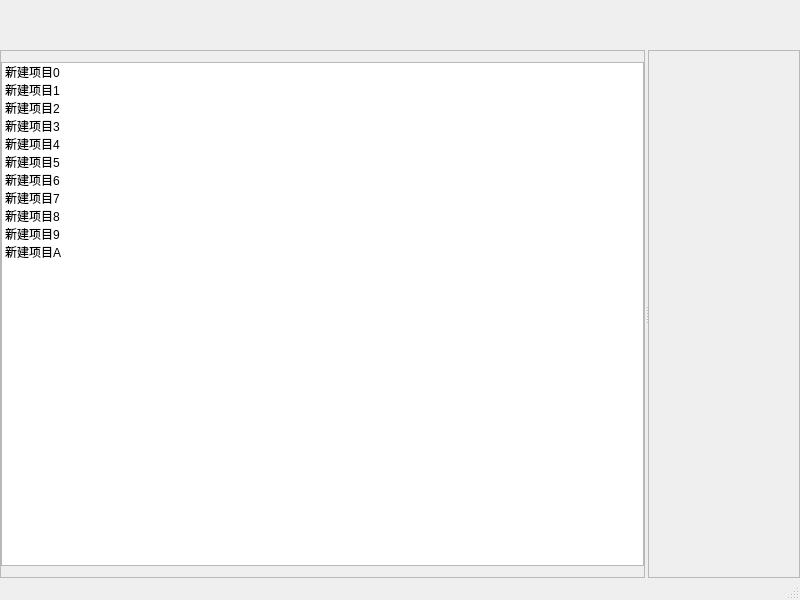
<?xml version="1.0" encoding="UTF-8"?>
<ui version="4.0">
 <class>MainWindow</class>
 <widget class="QMainWindow" name="MainWindow">
  <property name="geometry">
   <rect>
    <x>0</x>
    <y>0</y>
    <width>800</width>
    <height>600</height>
   </rect>
  </property>
  <property name="windowTitle">
   <string>MainWindow</string>
  </property>
  <property name="styleSheet">
   <string notr="true">/*定义全局滚动条样式*/
	
 QScrollBar:vertical {
     border: 0px;
     width: 15px;
 }

 

 QScrollBar::handle:vertical {
     background: rgba(69,124,216,150);
    
 }
 

 
 QScrollBar::add-line:vertical {
     border: 0px;
     height: 0px;
 }

 QScrollBar::sub-line:vertical {
     border:0px;
     height: 0px;
 }
 QScrollBar::up-arrow:vertical, QScrollBar::down-arrow:vertical {
     border: 0px;
 }

 QScrollBar::add-page:vertical, QScrollBar::sub-page:vertical {
     background: rgba(0,0,0,0);
 }

/********************************/
 
 QScrollBar:horizontal {
     border: 0px;
     height: 15px;
 }


 QScrollBar::handle:horizontal {
     background: rgba(69,124,216,150);
     min-width: 20px;
 }

 
 QScrollBar::add-line:horizontal {
     border: 0px;
     width: 0px;
 }

 QScrollBar::sub-line:horizontal {
     border:0px;
     width: 0px;
 }
 QScrollBar::up-arrow:horizontal, QScrollBar::down-arrow:horizontal {
     border: 0px;
 }

 QScrollBar::add-page:horizontal, QScrollBar::sub-page:horizontal {
     background: rgba(0,0,0,0);
 }


 
/*滚动条样式定义结束*/


#top_widget{
	 
	background-color: rgb(87, 137, 220);
}

#left_scrollArea,#right_scrollArea{
	border:0px;
}

#left_scrollArea QWidget{
	background-color: rgb(246, 246, 246);
}

#left_scrollArea QListWidget{
	 border:none;
}

#left_scrollArea QListWidget::item{
	padding:9px 5px 9px 20px;
	border:0px;
	color: rgb(144, 144, 144);
}

#left_scrollArea QListWidget::item:hover{
	background-color:rgb(232, 232, 232);
	border-left:3px solid rgb(69,124,216);
	padding:5px 5px 5px 17px;
	
}

#left_scrollArea QListWidget::item:selected{
	 
	background-color:rgb(238, 238, 238);
	border-left:3px solid  rgb(69,124,216);
	padding:5px 5px 5px 17px;
	color:rgb(69,124,216);
}

#right_scrollArea &gt; QWidget{
	background-color: rgb(255, 255, 255);
}</string>
  </property>
  <widget class="QWidget" name="centralWidget">
   <layout class="QVBoxLayout" name="verticalLayout" stretch="0,1">
    <property name="spacing">
     <number>0</number>
    </property>
    <property name="leftMargin">
     <number>0</number>
    </property>
    <property name="topMargin">
     <number>0</number>
    </property>
    <property name="rightMargin">
     <number>0</number>
    </property>
    <property name="bottomMargin">
     <number>0</number>
    </property>
    <item>
     <widget class="QWidget" name="top_widget" native="true">
      <property name="minimumSize">
       <size>
        <width>0</width>
        <height>50</height>
       </size>
      </property>
     </widget>
    </item>
    <item>
     <widget class="QWidget" name="bottom_widget" native="true">
      <layout class="QHBoxLayout" name="horizontalLayout">
       <property name="spacing">
        <number>0</number>
       </property>
       <property name="leftMargin">
        <number>0</number>
       </property>
       <property name="topMargin">
        <number>0</number>
       </property>
       <property name="rightMargin">
        <number>0</number>
       </property>
       <property name="bottomMargin">
        <number>0</number>
       </property>
       <item>
        <widget class="QSplitter" name="splitter">
         <property name="cursor">
          <cursorShape>ArrowCursor</cursorShape>
         </property>
         <property name="orientation">
          <enum>Qt::Horizontal</enum>
         </property>
         <property name="handleWidth">
          <number>3</number>
         </property>
         <property name="childrenCollapsible">
          <bool>true</bool>
         </property>
         <widget class="QScrollArea" name="left_scrollArea">
          <property name="minimumSize">
           <size>
            <width>150</width>
            <height>0</height>
           </size>
          </property>
          <property name="verticalScrollBarPolicy">
           <enum>Qt::ScrollBarAsNeeded</enum>
          </property>
          <property name="sizeAdjustPolicy">
           <enum>QAbstractScrollArea::AdjustIgnored</enum>
          </property>
          <property name="widgetResizable">
           <bool>true</bool>
          </property>
          <widget class="QWidget" name="scrollAreaWidgetContents">
           <property name="geometry">
            <rect>
             <x>0</x>
             <y>0</y>
             <width>677</width>
             <height>528</height>
            </rect>
           </property>
           <layout class="QVBoxLayout" name="verticalLayout_2">
            <property name="leftMargin">
             <number>0</number>
            </property>
            <property name="rightMargin">
             <number>0</number>
            </property>
            <item>
             <widget class="QListWidget" name="listWidget">
              <property name="focusPolicy">
               <enum>Qt::NoFocus</enum>
              </property>
              <property name="sizeAdjustPolicy">
               <enum>QAbstractScrollArea::AdjustToContents</enum>
              </property>
              <item>
               <property name="text">
                <string>新建项目0</string>
               </property>
              </item>
              <item>
               <property name="text">
                <string>新建项目1</string>
               </property>
              </item>
              <item>
               <property name="text">
                <string>新建项目2</string>
               </property>
              </item>
              <item>
               <property name="text">
                <string>新建项目3</string>
               </property>
              </item>
              <item>
               <property name="text">
                <string>新建项目4</string>
               </property>
              </item>
              <item>
               <property name="text">
                <string>新建项目5</string>
               </property>
              </item>
              <item>
               <property name="text">
                <string>新建项目6</string>
               </property>
              </item>
              <item>
               <property name="text">
                <string>新建项目7</string>
               </property>
              </item>
              <item>
               <property name="text">
                <string>新建项目8</string>
               </property>
              </item>
              <item>
               <property name="text">
                <string>新建项目9</string>
               </property>
              </item>
              <item>
               <property name="text">
                <string>新建项目A</string>
               </property>
              </item>
             </widget>
            </item>
           </layout>
          </widget>
         </widget>
         <widget class="QScrollArea" name="right_scrollArea">
          <property name="sizeAdjustPolicy">
           <enum>QAbstractScrollArea::AdjustToContents</enum>
          </property>
          <property name="widgetResizable">
           <bool>true</bool>
          </property>
          <widget class="QWidget" name="scrollAreaWidgetContents_2">
           <property name="geometry">
            <rect>
             <x>0</x>
             <y>0</y>
             <width>120</width>
             <height>528</height>
            </rect>
           </property>
           <layout class="QVBoxLayout" name="verticalLayout_3"/>
          </widget>
         </widget>
        </widget>
       </item>
      </layout>
     </widget>
    </item>
   </layout>
  </widget>
  <widget class="QStatusBar" name="statusBar"/>
 </widget>
 <layoutdefault spacing="6" margin="11"/>
 <resources/>
 <connections/>
</ui>
